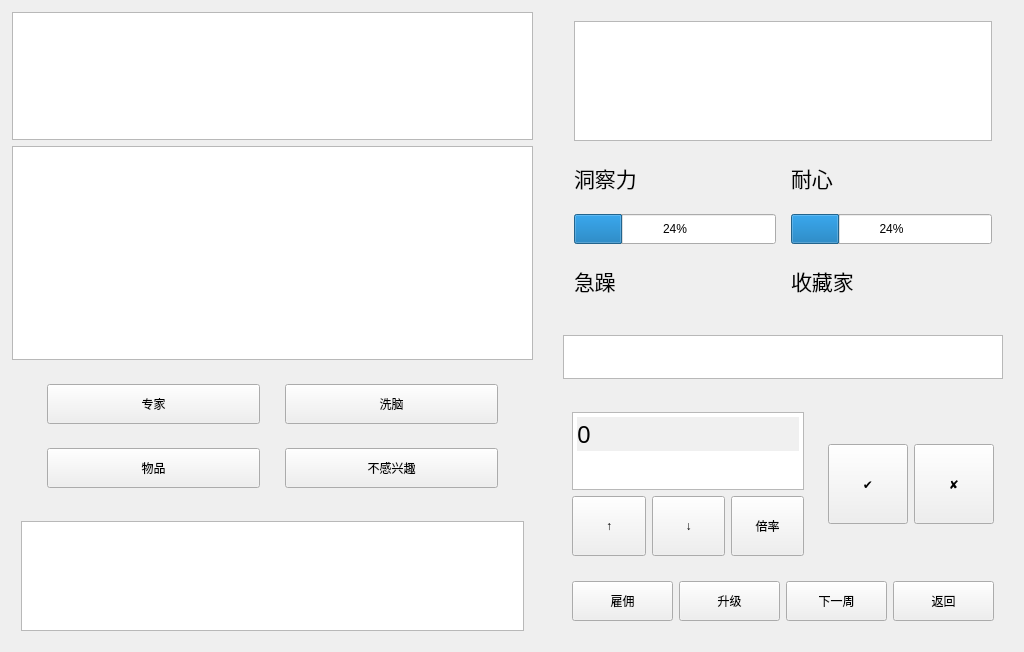
<?xml version="1.0" encoding="UTF-8"?>
<ui version="4.0">
 <class>Antique</class>
 <widget class="QWidget" name="Antique">
  <property name="geometry">
   <rect>
    <x>0</x>
    <y>0</y>
    <width>1024</width>
    <height>652</height>
   </rect>
  </property>
  <property name="minimumSize">
   <size>
    <width>920</width>
    <height>530</height>
   </size>
  </property>
  <property name="windowTitle">
   <string>市场模拟器</string>
  </property>
  <layout class="QVBoxLayout" name="verticalLayout">
   <property name="leftMargin">
    <number>0</number>
   </property>
   <property name="topMargin">
    <number>0</number>
   </property>
   <property name="rightMargin">
    <number>0</number>
   </property>
   <property name="bottomMargin">
    <number>0</number>
   </property>
   <item>
    <widget class="QWidget" name="widget" native="true">
     <layout class="QGridLayout" name="gridLayout_2" columnstretch="2,1">
      <property name="leftMargin">
       <number>3</number>
      </property>
      <property name="topMargin">
       <number>3</number>
      </property>
      <property name="rightMargin">
       <number>3</number>
      </property>
      <property name="bottomMargin">
       <number>3</number>
      </property>
      <property name="spacing">
       <number>3</number>
      </property>
      <item row="0" column="0">
       <widget class="QWidget" name="widget_2" native="true">
        <layout class="QGridLayout" name="gridLayout_4" rowstretch="3,5,3,3" rowminimumheight="0,0,0,0">
         <item row="3" column="0">
          <widget class="QWidget" name="widget_7" native="true">
           <property name="minimumSize">
            <size>
             <width>0</width>
             <height>90</height>
            </size>
           </property>
           <layout class="QGridLayout" name="gridLayout_11">
            <item row="0" column="0">
             <widget class="QTextBrowser" name="text_player_level">
              <property name="font">
               <font>
                <family>华文楷体</family>
                <pointsize>18</pointsize>
               </font>
              </property>
             </widget>
            </item>
           </layout>
          </widget>
         </item>
         <item row="2" column="0">
          <widget class="QWidget" name="widget_4" native="true">
           <property name="minimumSize">
            <size>
             <width>0</width>
             <height>140</height>
            </size>
           </property>
           <layout class="QGridLayout" name="gridLayout_5">
            <property name="leftMargin">
             <number>35</number>
            </property>
            <property name="rightMargin">
             <number>35</number>
            </property>
            <property name="horizontalSpacing">
             <number>25</number>
            </property>
            <property name="verticalSpacing">
             <number>15</number>
            </property>
            <item row="0" column="0">
             <widget class="QPushButton" name="appraising">
              <property name="minimumSize">
               <size>
                <width>0</width>
                <height>40</height>
               </size>
              </property>
              <property name="text">
               <string>专家</string>
              </property>
             </widget>
            </item>
            <item row="0" column="1">
             <widget class="QPushButton" name="brainwashing">
              <property name="minimumSize">
               <size>
                <width>0</width>
                <height>40</height>
               </size>
              </property>
              <property name="text">
               <string>洗脑</string>
              </property>
             </widget>
            </item>
            <item row="1" column="0">
             <widget class="QPushButton" name="items">
              <property name="minimumSize">
               <size>
                <width>0</width>
                <height>40</height>
               </size>
              </property>
              <property name="text">
               <string>物品</string>
              </property>
             </widget>
            </item>
            <item row="1" column="1">
             <widget class="QPushButton" name="not_interested">
              <property name="minimumSize">
               <size>
                <width>0</width>
                <height>40</height>
               </size>
              </property>
              <property name="text">
               <string>不感兴趣</string>
              </property>
             </widget>
            </item>
           </layout>
          </widget>
         </item>
         <item row="1" column="0">
          <widget class="QTextBrowser" name="text_introduction">
           <property name="sizePolicy">
            <sizepolicy hsizetype="Preferred" vsizetype="Expanding">
             <horstretch>0</horstretch>
             <verstretch>0</verstretch>
            </sizepolicy>
           </property>
           <property name="font">
            <font>
             <family>华文楷体</family>
             <pointsize>16</pointsize>
            </font>
           </property>
          </widget>
         </item>
         <item row="0" column="0">
          <widget class="QTextBrowser" name="text_antique">
           <property name="sizePolicy">
            <sizepolicy hsizetype="Preferred" vsizetype="Preferred">
             <horstretch>0</horstretch>
             <verstretch>0</verstretch>
            </sizepolicy>
           </property>
           <property name="font">
            <font>
             <family>华文楷体</family>
             <pointsize>20</pointsize>
            </font>
           </property>
          </widget>
         </item>
        </layout>
       </widget>
      </item>
      <item row="0" column="1">
       <widget class="QWidget" name="widget_3" native="true">
        <property name="sizePolicy">
         <sizepolicy hsizetype="Preferred" vsizetype="Preferred">
          <horstretch>0</horstretch>
          <verstretch>0</verstretch>
         </sizepolicy>
        </property>
        <layout class="QVBoxLayout" name="verticalLayout_2" stretch="5,1,3">
         <item>
          <widget class="QWidget" name="widget_5" native="true">
           <property name="sizePolicy">
            <sizepolicy hsizetype="Preferred" vsizetype="Expanding">
             <horstretch>0</horstretch>
             <verstretch>0</verstretch>
            </sizepolicy>
           </property>
           <layout class="QGridLayout" name="gridLayout_6" rowstretch="2,1,1,1">
            <property name="leftMargin">
             <number>20</number>
            </property>
            <property name="rightMargin">
             <number>20</number>
            </property>
            <property name="horizontalSpacing">
             <number>15</number>
            </property>
            <property name="verticalSpacing">
             <number>7</number>
            </property>
            <item row="2" column="1">
             <widget class="QProgressBar" name="progressBar_2">
              <property name="sizePolicy">
               <sizepolicy hsizetype="Preferred" vsizetype="Fixed">
                <horstretch>0</horstretch>
                <verstretch>0</verstretch>
               </sizepolicy>
              </property>
              <property name="minimumSize">
               <size>
                <width>0</width>
                <height>30</height>
               </size>
              </property>
              <property name="value">
               <number>24</number>
              </property>
             </widget>
            </item>
            <item row="0" column="0" colspan="2">
             <widget class="QTextBrowser" name="text_customer">
              <property name="sizePolicy">
               <sizepolicy hsizetype="Preferred" vsizetype="Expanding">
                <horstretch>0</horstretch>
                <verstretch>0</verstretch>
               </sizepolicy>
              </property>
              <property name="font">
               <font>
                <family>华文楷体</family>
                <pointsize>20</pointsize>
               </font>
              </property>
             </widget>
            </item>
            <item row="1" column="0">
             <widget class="QLabel" name="label">
              <property name="sizePolicy">
               <sizepolicy hsizetype="Preferred" vsizetype="Preferred">
                <horstretch>0</horstretch>
                <verstretch>0</verstretch>
               </sizepolicy>
              </property>
              <property name="minimumSize">
               <size>
                <width>0</width>
                <height>45</height>
               </size>
              </property>
              <property name="font">
               <font>
                <family>华文楷体</family>
                <pointsize>16</pointsize>
               </font>
              </property>
              <property name="text">
               <string>洞察力</string>
              </property>
             </widget>
            </item>
            <item row="3" column="0">
             <widget class="QLabel" name="label_3">
              <property name="minimumSize">
               <size>
                <width>0</width>
                <height>45</height>
               </size>
              </property>
              <property name="font">
               <font>
                <family>华文楷体</family>
                <pointsize>16</pointsize>
               </font>
              </property>
              <property name="text">
               <string>急躁</string>
              </property>
             </widget>
            </item>
            <item row="1" column="1">
             <widget class="QLabel" name="label_2">
              <property name="sizePolicy">
               <sizepolicy hsizetype="Preferred" vsizetype="Preferred">
                <horstretch>0</horstretch>
                <verstretch>0</verstretch>
               </sizepolicy>
              </property>
              <property name="minimumSize">
               <size>
                <width>0</width>
                <height>45</height>
               </size>
              </property>
              <property name="font">
               <font>
                <family>华文楷体</family>
                <pointsize>16</pointsize>
               </font>
              </property>
              <property name="text">
               <string>耐心</string>
              </property>
             </widget>
            </item>
            <item row="3" column="1">
             <widget class="QLabel" name="label_4">
              <property name="minimumSize">
               <size>
                <width>0</width>
                <height>45</height>
               </size>
              </property>
              <property name="font">
               <font>
                <family>华文楷体</family>
                <pointsize>16</pointsize>
               </font>
              </property>
              <property name="text">
               <string>收藏家</string>
              </property>
             </widget>
            </item>
            <item row="2" column="0">
             <widget class="QProgressBar" name="progressBar">
              <property name="sizePolicy">
               <sizepolicy hsizetype="Preferred" vsizetype="Fixed">
                <horstretch>0</horstretch>
                <verstretch>0</verstretch>
               </sizepolicy>
              </property>
              <property name="minimumSize">
               <size>
                <width>0</width>
                <height>30</height>
               </size>
              </property>
              <property name="value">
               <number>24</number>
              </property>
             </widget>
            </item>
           </layout>
          </widget>
         </item>
         <item>
          <widget class="QWidget" name="widget_11" native="true">
           <property name="sizePolicy">
            <sizepolicy hsizetype="Preferred" vsizetype="Expanding">
             <horstretch>0</horstretch>
             <verstretch>0</verstretch>
            </sizepolicy>
           </property>
           <layout class="QGridLayout" name="gridLayout_12">
            <item row="0" column="0">
             <widget class="QTextBrowser" name="textBrowser">
              <property name="sizePolicy">
               <sizepolicy hsizetype="Preferred" vsizetype="Ignored">
                <horstretch>0</horstretch>
                <verstretch>0</verstretch>
               </sizepolicy>
              </property>
              <property name="maximumSize">
               <size>
                <width>16777215</width>
                <height>16777215</height>
               </size>
              </property>
             </widget>
            </item>
           </layout>
          </widget>
         </item>
         <item>
          <widget class="QWidget" name="widget_6" native="true">
           <layout class="QGridLayout" name="gridLayout_7" rowstretch="5,3">
            <item row="0" column="0">
             <widget class="QWidget" name="widget_8" native="true">
              <property name="minimumSize">
               <size>
                <width>250</width>
                <height>130</height>
               </size>
              </property>
              <layout class="QGridLayout" name="gridLayout_9">
               <item row="0" column="0" colspan="3">
                <widget class="QTextBrowser" name="text_price">
                 <property name="sizePolicy">
                  <sizepolicy hsizetype="Preferred" vsizetype="Preferred">
                   <horstretch>0</horstretch>
                   <verstretch>0</verstretch>
                  </sizepolicy>
                 </property>
                 <property name="maximumSize">
                  <size>
                   <width>16777215</width>
                   <height>160</height>
                  </size>
                 </property>
                 <property name="font">
                  <font>
                   <family>华文行楷</family>
                   <pointsize>18</pointsize>
                  </font>
                 </property>
                 <property name="html">
                  <string>&lt;!DOCTYPE HTML PUBLIC &quot;-//W3C//DTD HTML 4.0//EN&quot; &quot;http://www.w3.org/TR/REC-html40/strict.dtd&quot;&gt;
&lt;html&gt;&lt;head&gt;&lt;meta name=&quot;qrichtext&quot; content=&quot;1&quot; /&gt;&lt;meta charset=&quot;utf-8&quot; /&gt;&lt;style type=&quot;text/css&quot;&gt;
p, li { white-space: pre-wrap; }
hr { height: 1px; border-width: 0; }
li.unchecked::marker { content: &quot;\2610&quot;; }
li.checked::marker { content: &quot;\2612&quot;; }
&lt;/style&gt;&lt;/head&gt;&lt;body style=&quot; font-family:'华文行楷'; font-size:18pt; font-weight:400; font-style:normal;&quot;&gt;
&lt;p style=&quot; margin-top:0px; margin-bottom:0px; margin-left:0px; margin-right:0px; -qt-block-indent:0; text-indent:0px; background-color:#f0f0f0;&quot;&gt;&lt;span style=&quot; background-color:#f0f0f0;&quot;&gt;0&lt;/span&gt;&lt;/p&gt;&lt;/body&gt;&lt;/html&gt;</string>
                 </property>
                </widget>
               </item>
               <item row="1" column="0">
                <widget class="QPushButton" name="upper">
                 <property name="sizePolicy">
                  <sizepolicy hsizetype="Preferred" vsizetype="Preferred">
                   <horstretch>0</horstretch>
                   <verstretch>0</verstretch>
                  </sizepolicy>
                 </property>
                 <property name="minimumSize">
                  <size>
                   <width>0</width>
                   <height>60</height>
                  </size>
                 </property>
                 <property name="text">
                  <string>↑</string>
                 </property>
                </widget>
               </item>
               <item row="1" column="1">
                <widget class="QPushButton" name="lower">
                 <property name="sizePolicy">
                  <sizepolicy hsizetype="Preferred" vsizetype="Preferred">
                   <horstretch>0</horstretch>
                   <verstretch>0</verstretch>
                  </sizepolicy>
                 </property>
                 <property name="minimumSize">
                  <size>
                   <width>0</width>
                   <height>60</height>
                  </size>
                 </property>
                 <property name="text">
                  <string>↓</string>
                 </property>
                </widget>
               </item>
               <item row="1" column="2">
                <widget class="QPushButton" name="ratio">
                 <property name="sizePolicy">
                  <sizepolicy hsizetype="Preferred" vsizetype="Preferred">
                   <horstretch>0</horstretch>
                   <verstretch>0</verstretch>
                  </sizepolicy>
                 </property>
                 <property name="minimumSize">
                  <size>
                   <width>0</width>
                   <height>60</height>
                  </size>
                 </property>
                 <property name="text">
                  <string>倍率</string>
                 </property>
                </widget>
               </item>
              </layout>
             </widget>
            </item>
            <item row="0" column="1">
             <widget class="QWidget" name="widget_9" native="true">
              <layout class="QGridLayout" name="gridLayout_8">
               <property name="topMargin">
                <number>41</number>
               </property>
               <property name="bottomMargin">
                <number>41</number>
               </property>
               <item row="0" column="0">
                <widget class="QPushButton" name="agree">
                 <property name="sizePolicy">
                  <sizepolicy hsizetype="Preferred" vsizetype="Preferred">
                   <horstretch>0</horstretch>
                   <verstretch>0</verstretch>
                  </sizepolicy>
                 </property>
                 <property name="minimumSize">
                  <size>
                   <width>0</width>
                   <height>80</height>
                  </size>
                 </property>
                 <property name="text">
                  <string>✔</string>
                 </property>
                </widget>
               </item>
               <item row="0" column="1">
                <widget class="QPushButton" name="disagree">
                 <property name="sizePolicy">
                  <sizepolicy hsizetype="Preferred" vsizetype="Preferred">
                   <horstretch>0</horstretch>
                   <verstretch>0</verstretch>
                  </sizepolicy>
                 </property>
                 <property name="minimumSize">
                  <size>
                   <width>0</width>
                   <height>80</height>
                  </size>
                 </property>
                 <property name="text">
                  <string>✘</string>
                 </property>
                </widget>
               </item>
              </layout>
             </widget>
            </item>
            <item row="1" column="0" colspan="2">
             <widget class="QWidget" name="widget_10" native="true">
              <property name="minimumSize">
               <size>
                <width>0</width>
                <height>60</height>
               </size>
              </property>
              <layout class="QGridLayout" name="gridLayout_10">
               <item row="0" column="0">
                <widget class="QPushButton" name="hire">
                 <property name="minimumSize">
                  <size>
                   <width>0</width>
                   <height>40</height>
                  </size>
                 </property>
                 <property name="text">
                  <string>雇佣</string>
                 </property>
                </widget>
               </item>
               <item row="0" column="1">
                <widget class="QPushButton" name="upgrade">
                 <property name="minimumSize">
                  <size>
                   <width>0</width>
                   <height>40</height>
                  </size>
                 </property>
                 <property name="text">
                  <string>升级</string>
                 </property>
                </widget>
               </item>
               <item row="0" column="2">
                <widget class="QPushButton" name="next_week">
                 <property name="minimumSize">
                  <size>
                   <width>0</width>
                   <height>40</height>
                  </size>
                 </property>
                 <property name="text">
                  <string>下一周</string>
                 </property>
                </widget>
               </item>
               <item row="0" column="3">
                <widget class="QPushButton" name="back">
                 <property name="minimumSize">
                  <size>
                   <width>0</width>
                   <height>40</height>
                  </size>
                 </property>
                 <property name="text">
                  <string>返回</string>
                 </property>
                </widget>
               </item>
              </layout>
             </widget>
            </item>
           </layout>
          </widget>
         </item>
        </layout>
       </widget>
      </item>
     </layout>
    </widget>
   </item>
  </layout>
 </widget>
 <resources/>
 <connections/>
</ui>
